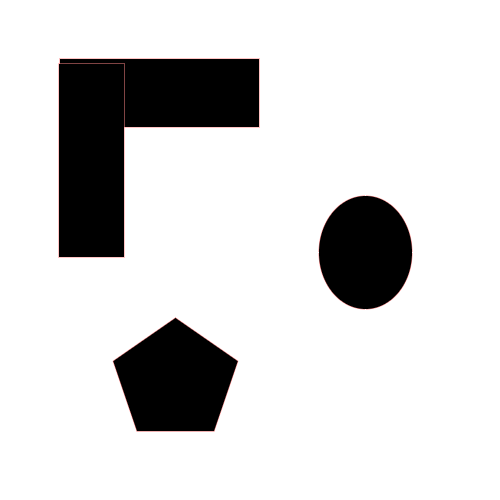
#> input picture test2.png, 500 x 500 px
$ python cvcvt.py   (Python 2 division)
#> lines starting #> are read from the running program, lines starting #| are printed output that depends on the picture; after the words box and inside, x2 and y2 are one past the last pixel; in counts of white or black regions, pixels touching at a corner belong together
import cv2
import numpy as np
import matplotlib.pyplot as plt

img = cv2.imread('test2.png')
#> img is the input picture: shape (500, 500, 3); mean B, G, R 213.8, 213.8, 214.2

# [7 lines of commented-out code are left out]

rows,cols,chamels = img.shape
#> rows = 500; cols = 500; chamels = 3
roi = img[0:rows,0:cols]

img2gray = cv2.cvtColor(img,cv2.COLOR_BGR2GRAY)
print img2gray
#> (printed output is left out)
ret, mask = cv2.threshold(img2gray,220,255,cv2.THRESH_BINARY_INV)
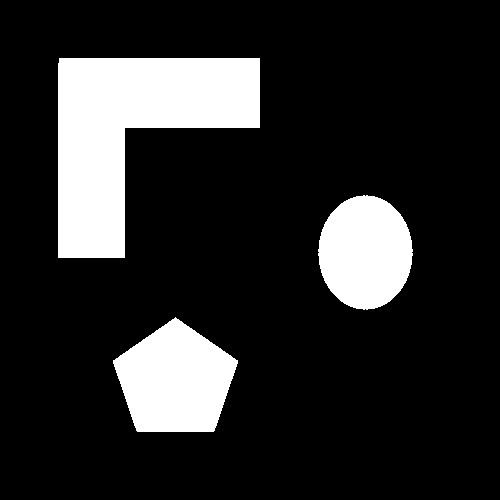
#> mask: shape (500, 500); 16.5% white; 3 white regions, box (x1, y1, x2, y2) and area: (58, 58, 260, 258) 22845, (113, 317, 238, 432) 9983, (318, 195, 413, 310) 8437

mask_inv = cv2.bitwise_not(mask)

img_fg = cv2.bitwise_and(img,img,mask= mask)
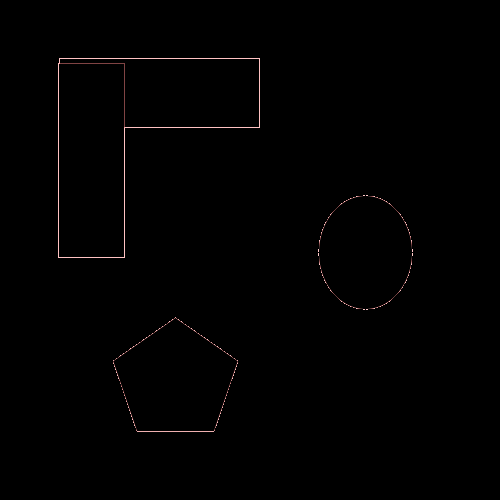
#> img_fg: shape (500, 500, 3); mean B, G, R 1, 1, 1.3
img_bg = cv2.bitwise_and(roi,roi,mask= mask_inv)


dst = cv2.add(img_bg,img_fg)
img[0:rows,0:cols] = dst

cv2.imshow('res',img)
cv2.imshow('mask',mask)

cv2.waitKey(0)
cv2.destroyAllWindows()

$ run again, with export.png copied over test2.png
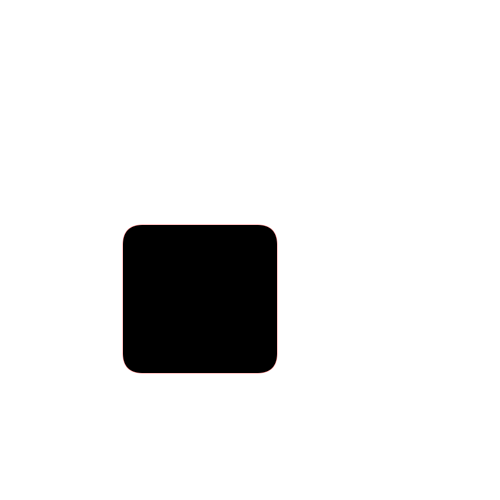
#> input picture export.png, 500 x 500 px
#> img is the input picture: shape (500, 500, 3); mean B, G, R 231.9, 231.9, 232
#> (printed output is left out)
#> `ret, mask = cv2.threshold(img2gray,220,255,cv2.THRESH_BINARY_INV)`:
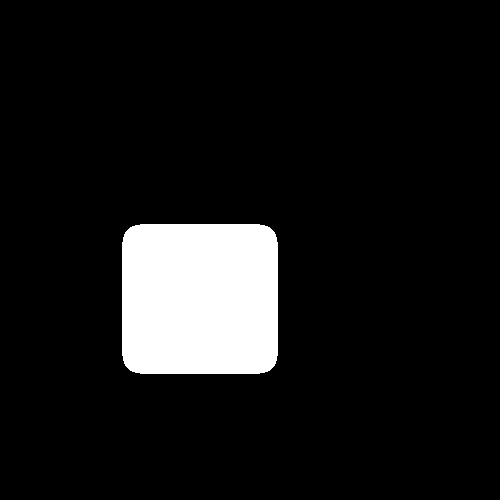
#> mask: shape (500, 500); 9.2% white; 1 white region, box (x1, y1, x2, y2) and area: (122, 224, 278, 374) 23048
#> `img_fg = cv2.bitwise_and(img,img,mask= mask)`:
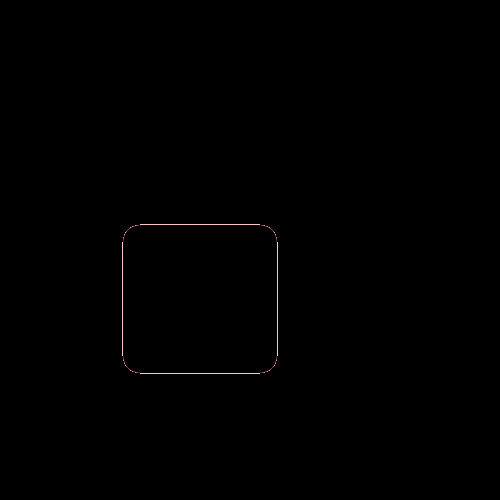
#> img_fg: shape (500, 500, 3); mean B, G, R 0.4, 0.4, 0.5
